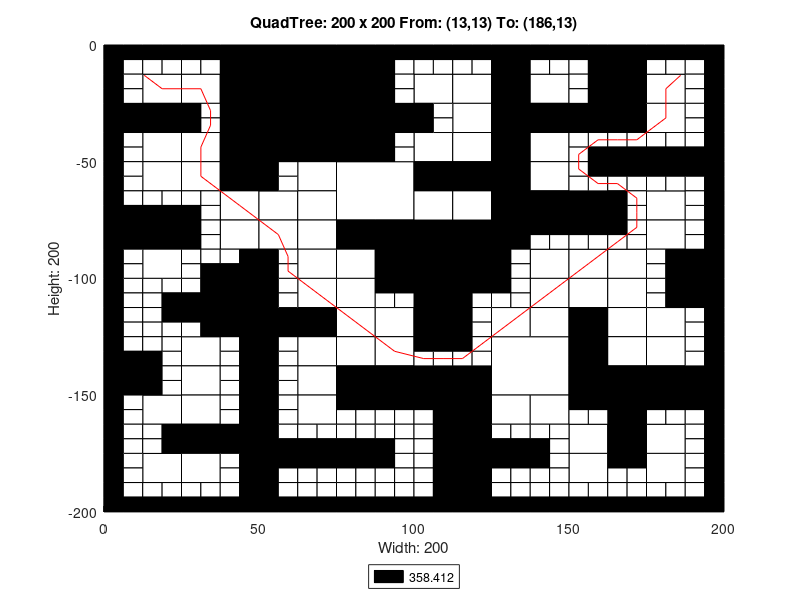

Write MATLAB code to recreate this figure.
axis([0 200 -200 0]);
title('QuadTree: 200 x 200 From: (13,13) To: (186,13)');
xlabel('Width: 200');
ylabel('Height: 200');
rectangle('Position',[50 -25 25 25], 'FaceColor',[0 0 0]);
rectangle('Position',[50 -50 25 25], 'FaceColor',[0 0 0]);
rectangle('Position',[75 -75 25 25], 'FaceColor',[1 1 1]);
rectangle('Position',[100 -100 25 25], 'FaceColor',[0 0 0]);
rectangle('Position',[125 -150 25 25], 'FaceColor',[1 1 1]);
rectangle('Position',[12.5 -25 12.5 12.5], 'FaceColor',[1 1 1]);
rectangle('Position',[37.5 -12.5 12.5 12.5], 'FaceColor',[0 0 0]);
rectangle('Position',[25 -25 12.5 12.5], 'FaceColor',[1 1 1]);
rectangle('Position',[37.5 -25 12.5 12.5], 'FaceColor',[0 0 0]);
rectangle('Position',[0 -37.5 12.5 12.5], 'FaceColor',[0 0 0]);
rectangle('Position',[12.5 -37.5 12.5 12.5], 'FaceColor',[0 0 0]);
rectangle('Position',[12.5 -50 12.5 12.5], 'FaceColor',[1 1 1]);
rectangle('Position',[37.5 -37.5 12.5 12.5], 'FaceColor',[0 0 0]);
rectangle('Position',[25 -50 12.5 12.5], 'FaceColor',[1 1 1]);
rectangle('Position',[37.5 -50 12.5 12.5], 'FaceColor',[0 0 0]);
rectangle('Position',[75 -12.5 12.5 12.5], 'FaceColor',[0 0 0]);
rectangle('Position',[75 -25 12.5 12.5], 'FaceColor',[0 0 0]);
rectangle('Position',[75 -37.5 12.5 12.5], 'FaceColor',[0 0 0]);
rectangle('Position',[87.5 -37.5 12.5 12.5], 'FaceColor',[0 0 0]);
rectangle('Position',[75 -50 12.5 12.5], 'FaceColor',[0 0 0]);
rectangle('Position',[12.5 -62.5 12.5 12.5], 'FaceColor',[1 1 1]);
rectangle('Position',[25 -62.5 12.5 12.5], 'FaceColor',[1 1 1]);
rectangle('Position',[37.5 -62.5 12.5 12.5], 'FaceColor',[0 0 0]);
rectangle('Position',[37.5 -75 12.5 12.5], 'FaceColor',[1 1 1]);
rectangle('Position',[0 -87.5 12.5 12.5], 'FaceColor',[0 0 0]);
rectangle('Position',[12.5 -87.5 12.5 12.5], 'FaceColor',[0 0 0]);
rectangle('Position',[12.5 -100 12.5 12.5], 'FaceColor',[1 1 1]);
rectangle('Position',[37.5 -87.5 12.5 12.5], 'FaceColor',[1 1 1]);
rectangle('Position',[62.5 -62.5 12.5 12.5], 'FaceColor',[1 1 1]);
rectangle('Position',[50 -75 12.5 12.5], 'FaceColor',[1 1 1]);
rectangle('Position',[62.5 -75 12.5 12.5], 'FaceColor',[1 1 1]);
rectangle('Position',[50 -87.5 12.5 12.5], 'FaceColor',[1 1 1]);
rectangle('Position',[62.5 -87.5 12.5 12.5], 'FaceColor',[1 1 1]);
rectangle('Position',[62.5 -100 12.5 12.5], 'FaceColor',[1 1 1]);
rectangle('Position',[75 -87.5 12.5 12.5], 'FaceColor',[0 0 0]);
rectangle('Position',[87.5 -87.5 12.5 12.5], 'FaceColor',[0 0 0]);
rectangle('Position',[75 -100 12.5 12.5], 'FaceColor',[1 1 1]);
rectangle('Position',[87.5 -100 12.5 12.5], 'FaceColor',[0 0 0]);
rectangle('Position',[100 -25 12.5 12.5], 'FaceColor',[1 1 1]);
rectangle('Position',[112.5 -25 12.5 12.5], 'FaceColor',[1 1 1]);
rectangle('Position',[125 -12.5 12.5 12.5], 'FaceColor',[0 0 0]);
rectangle('Position',[125 -25 12.5 12.5], 'FaceColor',[0 0 0]);
rectangle('Position',[137.5 -25 12.5 12.5], 'FaceColor',[1 1 1]);
rectangle('Position',[112.5 -37.5 12.5 12.5], 'FaceColor',[1 1 1]);
rectangle('Position',[100 -50 12.5 12.5], 'FaceColor',[1 1 1]);
rectangle('Position',[112.5 -50 12.5 12.5], 'FaceColor',[1 1 1]);
rectangle('Position',[125 -37.5 12.5 12.5], 'FaceColor',[0 0 0]);
rectangle('Position',[137.5 -37.5 12.5 12.5], 'FaceColor',[0 0 0]);
rectangle('Position',[125 -50 12.5 12.5], 'FaceColor',[0 0 0]);
rectangle('Position',[137.5 -50 12.5 12.5], 'FaceColor',[1 1 1]);
rectangle('Position',[162.5 -12.5 12.5 12.5], 'FaceColor',[0 0 0]);
rectangle('Position',[162.5 -25 12.5 12.5], 'FaceColor',[0 0 0]);
rectangle('Position',[175 -25 12.5 12.5], 'FaceColor',[1 1 1]);
rectangle('Position',[150 -37.5 12.5 12.5], 'FaceColor',[0 0 0]);
rectangle('Position',[162.5 -37.5 12.5 12.5], 'FaceColor',[0 0 0]);
rectangle('Position',[175 -37.5 12.5 12.5], 'FaceColor',[1 1 1]);
rectangle('Position',[100 -62.5 12.5 12.5], 'FaceColor',[0 0 0]);
rectangle('Position',[112.5 -62.5 12.5 12.5], 'FaceColor',[0 0 0]);
rectangle('Position',[100 -75 12.5 12.5], 'FaceColor',[1 1 1]);
rectangle('Position',[112.5 -75 12.5 12.5], 'FaceColor',[1 1 1]);
rectangle('Position',[125 -62.5 12.5 12.5], 'FaceColor',[0 0 0]);
rectangle('Position',[137.5 -62.5 12.5 12.5], 'FaceColor',[1 1 1]);
rectangle('Position',[125 -75 12.5 12.5], 'FaceColor',[0 0 0]);
rectangle('Position',[137.5 -75 12.5 12.5], 'FaceColor',[0 0 0]);
rectangle('Position',[125 -87.5 12.5 12.5], 'FaceColor',[0 0 0]);
rectangle('Position',[137.5 -100 12.5 12.5], 'FaceColor',[1 1 1]);
rectangle('Position',[150 -75 12.5 12.5], 'FaceColor',[0 0 0]);
rectangle('Position',[175 -75 12.5 12.5], 'FaceColor',[1 1 1]);
rectangle('Position',[150 -100 12.5 12.5], 'FaceColor',[1 1 1]);
rectangle('Position',[162.5 -100 12.5 12.5], 'FaceColor',[1 1 1]);
rectangle('Position',[175 -87.5 12.5 12.5], 'FaceColor',[1 1 1]);
rectangle('Position',[187.5 -100 12.5 12.5], 'FaceColor',[0 0 0]);
rectangle('Position',[37.5 -112.5 12.5 12.5], 'FaceColor',[0 0 0]);
rectangle('Position',[37.5 -125 12.5 12.5], 'FaceColor',[0 0 0]);
rectangle('Position',[0 -150 12.5 12.5], 'FaceColor',[0 0 0]);
rectangle('Position',[25 -137.5 12.5 12.5], 'FaceColor',[1 1 1]);
rectangle('Position',[25 -150 12.5 12.5], 'FaceColor',[1 1 1]);
rectangle('Position',[62.5 -112.5 12.5 12.5], 'FaceColor',[1 1 1]);
rectangle('Position',[50 -125 12.5 12.5], 'FaceColor',[0 0 0]);
rectangle('Position',[62.5 -125 12.5 12.5], 'FaceColor',[0 0 0]);
rectangle('Position',[75 -112.5 12.5 12.5], 'FaceColor',[1 1 1]);
rectangle('Position',[75 -125 12.5 12.5], 'FaceColor',[1 1 1]);
rectangle('Position',[87.5 -125 12.5 12.5], 'FaceColor',[1 1 1]);
rectangle('Position',[62.5 -137.5 12.5 12.5], 'FaceColor',[1 1 1]);
rectangle('Position',[62.5 -150 12.5 12.5], 'FaceColor',[1 1 1]);
rectangle('Position',[75 -137.5 12.5 12.5], 'FaceColor',[1 1 1]);
rectangle('Position',[87.5 -137.5 12.5 12.5], 'FaceColor',[1 1 1]);
rectangle('Position',[75 -150 12.5 12.5], 'FaceColor',[0 0 0]);
rectangle('Position',[87.5 -150 12.5 12.5], 'FaceColor',[0 0 0]);
rectangle('Position',[12.5 -162.5 12.5 12.5], 'FaceColor',[1 1 1]);
rectangle('Position',[25 -162.5 12.5 12.5], 'FaceColor',[1 1 1]);
rectangle('Position',[25 -175 12.5 12.5], 'FaceColor',[0 0 0]);
rectangle('Position',[37.5 -175 12.5 12.5], 'FaceColor',[0 0 0]);
rectangle('Position',[12.5 -187.5 12.5 12.5], 'FaceColor',[1 1 1]);
rectangle('Position',[25 -187.5 12.5 12.5], 'FaceColor',[1 1 1]);
rectangle('Position',[62.5 -162.5 12.5 12.5], 'FaceColor',[1 1 1]);
rectangle('Position',[100 -112.5 12.5 12.5], 'FaceColor',[0 0 0]);
rectangle('Position',[100 -125 12.5 12.5], 'FaceColor',[0 0 0]);
rectangle('Position',[137.5 -112.5 12.5 12.5], 'FaceColor',[1 1 1]);
rectangle('Position',[125 -125 12.5 12.5], 'FaceColor',[1 1 1]);
rectangle('Position',[137.5 -125 12.5 12.5], 'FaceColor',[1 1 1]);
rectangle('Position',[100 -150 12.5 12.5], 'FaceColor',[0 0 0]);
rectangle('Position',[112.5 -150 12.5 12.5], 'FaceColor',[0 0 0]);
rectangle('Position',[150 -112.5 12.5 12.5], 'FaceColor',[1 1 1]);
rectangle('Position',[162.5 -112.5 12.5 12.5], 'FaceColor',[1 1 1]);
rectangle('Position',[150 -125 12.5 12.5], 'FaceColor',[0 0 0]);
rectangle('Position',[162.5 -125 12.5 12.5], 'FaceColor',[1 1 1]);
rectangle('Position',[187.5 -112.5 12.5 12.5], 'FaceColor',[0 0 0]);
rectangle('Position',[175 -125 12.5 12.5], 'FaceColor',[1 1 1]);
rectangle('Position',[150 -137.5 12.5 12.5], 'FaceColor',[0 0 0]);
rectangle('Position',[162.5 -137.5 12.5 12.5], 'FaceColor',[1 1 1]);
rectangle('Position',[150 -150 12.5 12.5], 'FaceColor',[0 0 0]);
rectangle('Position',[162.5 -150 12.5 12.5], 'FaceColor',[0 0 0]);
rectangle('Position',[175 -137.5 12.5 12.5], 'FaceColor',[1 1 1]);
rectangle('Position',[175 -150 12.5 12.5], 'FaceColor',[0 0 0]);
rectangle('Position',[187.5 -150 12.5 12.5], 'FaceColor',[0 0 0]);
rectangle('Position',[112.5 -162.5 12.5 12.5], 'FaceColor',[0 0 0]);
rectangle('Position',[112.5 -175 12.5 12.5], 'FaceColor',[0 0 0]);
rectangle('Position',[125 -162.5 12.5 12.5], 'FaceColor',[1 1 1]);
rectangle('Position',[137.5 -162.5 12.5 12.5], 'FaceColor',[1 1 1]);
rectangle('Position',[112.5 -187.5 12.5 12.5], 'FaceColor',[0 0 0]);
rectangle('Position',[112.5 -200 12.5 12.5], 'FaceColor',[0 0 0]);
rectangle('Position',[162.5 -162.5 12.5 12.5], 'FaceColor',[0 0 0]);
rectangle('Position',[150 -175 12.5 12.5], 'FaceColor',[1 1 1]);
rectangle('Position',[162.5 -175 12.5 12.5], 'FaceColor',[0 0 0]);
rectangle('Position',[175 -175 12.5 12.5], 'FaceColor',[1 1 1]);
rectangle('Position',[150 -187.5 12.5 12.5], 'FaceColor',[1 1 1]);
rectangle('Position',[175 -187.5 12.5 12.5], 'FaceColor',[1 1 1]);
rectangle('Position',[0 -6.25 6.25 6.25], 'FaceColor',[0 0 0]);
rectangle('Position',[6.25 -6.25 6.25 6.25], 'FaceColor',[0 0 0]);
rectangle('Position',[0 -12.5 6.25 6.25], 'FaceColor',[0 0 0]);
rectangle('Position',[6.25 -12.5 6.25 6.25], 'FaceColor',[1 1 1]);
rectangle('Position',[12.5 -6.25 6.25 6.25], 'FaceColor',[0 0 0]);
rectangle('Position',[18.75 -6.25 6.25 6.25], 'FaceColor',[0 0 0]);
rectangle('Position',[12.5 -12.5 6.25 6.25], 'FaceColor',[1 1 1]);
rectangle('Position',[18.75 -12.5 6.25 6.25], 'FaceColor',[1 1 1]);
rectangle('Position',[0 -18.75 6.25 6.25], 'FaceColor',[0 0 0]);
rectangle('Position',[6.25 -18.75 6.25 6.25], 'FaceColor',[1 1 1]);
rectangle('Position',[0 -25 6.25 6.25], 'FaceColor',[0 0 0]);
rectangle('Position',[6.25 -25 6.25 6.25], 'FaceColor',[1 1 1]);
rectangle('Position',[25 -6.25 6.25 6.25], 'FaceColor',[0 0 0]);
rectangle('Position',[31.25 -6.25 6.25 6.25], 'FaceColor',[0 0 0]);
rectangle('Position',[25 -12.5 6.25 6.25], 'FaceColor',[1 1 1]);
rectangle('Position',[31.25 -12.5 6.25 6.25], 'FaceColor',[1 1 1]);
rectangle('Position',[0 -43.75 6.25 6.25], 'FaceColor',[0 0 0]);
rectangle('Position',[6.25 -43.75 6.25 6.25], 'FaceColor',[1 1 1]);
rectangle('Position',[0 -50 6.25 6.25], 'FaceColor',[0 0 0]);
rectangle('Position',[6.25 -50 6.25 6.25], 'FaceColor',[1 1 1]);
rectangle('Position',[25 -31.25 6.25 6.25], 'FaceColor',[0 0 0]);
rectangle('Position',[31.25 -31.25 6.25 6.25], 'FaceColor',[1 1 1]);
rectangle('Position',[25 -37.5 6.25 6.25], 'FaceColor',[0 0 0]);
rectangle('Position',[31.25 -37.5 6.25 6.25], 'FaceColor',[1 1 1]);
rectangle('Position',[87.5 -6.25 6.25 6.25], 'FaceColor',[0 0 0]);
rectangle('Position',[93.75 -6.25 6.25 6.25], 'FaceColor',[0 0 0]);
rectangle('Position',[87.5 -12.5 6.25 6.25], 'FaceColor',[0 0 0]);
rectangle('Position',[93.75 -12.5 6.25 6.25], 'FaceColor',[1 1 1]);
rectangle('Position',[87.5 -18.75 6.25 6.25], 'FaceColor',[0 0 0]);
rectangle('Position',[93.75 -18.75 6.25 6.25], 'FaceColor',[1 1 1]);
rectangle('Position',[87.5 -25 6.25 6.25], 'FaceColor',[0 0 0]);
rectangle('Position',[93.75 -25 6.25 6.25], 'FaceColor',[1 1 1]);
rectangle('Position',[87.5 -43.75 6.25 6.25], 'FaceColor',[0 0 0]);
rectangle('Position',[93.75 -43.75 6.25 6.25], 'FaceColor',[1 1 1]);
rectangle('Position',[87.5 -50 6.25 6.25], 'FaceColor',[0 0 0]);
rectangle('Position',[93.75 -50 6.25 6.25], 'FaceColor',[1 1 1]);
rectangle('Position',[0 -56.25 6.25 6.25], 'FaceColor',[0 0 0]);
rectangle('Position',[6.25 -56.25 6.25 6.25], 'FaceColor',[1 1 1]);
rectangle('Position',[0 -62.5 6.25 6.25], 'FaceColor',[0 0 0]);
rectangle('Position',[6.25 -62.5 6.25 6.25], 'FaceColor',[1 1 1]);
rectangle('Position',[0 -68.75 6.25 6.25], 'FaceColor',[0 0 0]);
rectangle('Position',[6.25 -68.75 6.25 6.25], 'FaceColor',[1 1 1]);
rectangle('Position',[0 -75 6.25 6.25], 'FaceColor',[0 0 0]);
rectangle('Position',[6.25 -75 6.25 6.25], 'FaceColor',[0 0 0]);
rectangle('Position',[12.5 -68.75 6.25 6.25], 'FaceColor',[1 1 1]);
rectangle('Position',[18.75 -68.75 6.25 6.25], 'FaceColor',[1 1 1]);
rectangle('Position',[12.5 -75 6.25 6.25], 'FaceColor',[0 0 0]);
rectangle('Position',[18.75 -75 6.25 6.25], 'FaceColor',[0 0 0]);
rectangle('Position',[25 -68.75 6.25 6.25], 'FaceColor',[1 1 1]);
rectangle('Position',[31.25 -68.75 6.25 6.25], 'FaceColor',[1 1 1]);
rectangle('Position',[25 -75 6.25 6.25], 'FaceColor',[0 0 0]);
rectangle('Position',[31.25 -75 6.25 6.25], 'FaceColor',[1 1 1]);
rectangle('Position',[0 -93.75 6.25 6.25], 'FaceColor',[0 0 0]);
rectangle('Position',[6.25 -93.75 6.25 6.25], 'FaceColor',[1 1 1]);
rectangle('Position',[0 -100 6.25 6.25], 'FaceColor',[0 0 0]);
rectangle('Position',[6.25 -100 6.25 6.25], 'FaceColor',[1 1 1]);
rectangle('Position',[25 -81.25 6.25 6.25], 'FaceColor',[0 0 0]);
rectangle('Position',[31.25 -81.25 6.25 6.25], 'FaceColor',[1 1 1]);
rectangle('Position',[25 -87.5 6.25 6.25], 'FaceColor',[0 0 0]);
rectangle('Position',[31.25 -87.5 6.25 6.25], 'FaceColor',[1 1 1]);
rectangle('Position',[25 -93.75 6.25 6.25], 'FaceColor',[1 1 1]);
rectangle('Position',[31.25 -93.75 6.25 6.25], 'FaceColor',[1 1 1]);
rectangle('Position',[25 -100 6.25 6.25], 'FaceColor',[1 1 1]);
rectangle('Position',[31.25 -100 6.25 6.25], 'FaceColor',[0 0 0]);
rectangle('Position',[37.5 -93.75 6.25 6.25], 'FaceColor',[1 1 1]);
rectangle('Position',[43.75 -93.75 6.25 6.25], 'FaceColor',[0 0 0]);
rectangle('Position',[37.5 -100 6.25 6.25], 'FaceColor',[0 0 0]);
rectangle('Position',[43.75 -100 6.25 6.25], 'FaceColor',[0 0 0]);
rectangle('Position',[50 -56.25 6.25 6.25], 'FaceColor',[0 0 0]);
rectangle('Position',[56.25 -56.25 6.25 6.25], 'FaceColor',[1 1 1]);
rectangle('Position',[50 -62.5 6.25 6.25], 'FaceColor',[0 0 0]);
rectangle('Position',[56.25 -62.5 6.25 6.25], 'FaceColor',[1 1 1]);
rectangle('Position',[50 -93.75 6.25 6.25], 'FaceColor',[0 0 0]);
rectangle('Position',[56.25 -93.75 6.25 6.25], 'FaceColor',[1 1 1]);
rectangle('Position',[50 -100 6.25 6.25], 'FaceColor',[0 0 0]);
rectangle('Position',[56.25 -100 6.25 6.25], 'FaceColor',[1 1 1]);
rectangle('Position',[100 -6.25 6.25 6.25], 'FaceColor',[0 0 0]);
rectangle('Position',[106.25 -6.25 6.25 6.25], 'FaceColor',[0 0 0]);
rectangle('Position',[100 -12.5 6.25 6.25], 'FaceColor',[1 1 1]);
rectangle('Position',[106.25 -12.5 6.25 6.25], 'FaceColor',[1 1 1]);
rectangle('Position',[112.5 -6.25 6.25 6.25], 'FaceColor',[0 0 0]);
rectangle('Position',[118.75 -6.25 6.25 6.25], 'FaceColor',[0 0 0]);
rectangle('Position',[112.5 -12.5 6.25 6.25], 'FaceColor',[1 1 1]);
rectangle('Position',[118.75 -12.5 6.25 6.25], 'FaceColor',[1 1 1]);
rectangle('Position',[137.5 -6.25 6.25 6.25], 'FaceColor',[0 0 0]);
rectangle('Position',[143.75 -6.25 6.25 6.25], 'FaceColor',[0 0 0]);
rectangle('Position',[137.5 -12.5 6.25 6.25], 'FaceColor',[1 1 1]);
rectangle('Position',[143.75 -12.5 6.25 6.25], 'FaceColor',[1 1 1]);
rectangle('Position',[100 -31.25 6.25 6.25], 'FaceColor',[0 0 0]);
rectangle('Position',[106.25 -31.25 6.25 6.25], 'FaceColor',[1 1 1]);
rectangle('Position',[100 -37.5 6.25 6.25], 'FaceColor',[0 0 0]);
rectangle('Position',[106.25 -37.5 6.25 6.25], 'FaceColor',[1 1 1]);
rectangle('Position',[150 -6.25 6.25 6.25], 'FaceColor',[0 0 0]);
rectangle('Position',[156.25 -6.25 6.25 6.25], 'FaceColor',[0 0 0]);
rectangle('Position',[150 -12.5 6.25 6.25], 'FaceColor',[1 1 1]);
rectangle('Position',[156.25 -12.5 6.25 6.25], 'FaceColor',[0 0 0]);
rectangle('Position',[150 -18.75 6.25 6.25], 'FaceColor',[1 1 1]);
rectangle('Position',[156.25 -18.75 6.25 6.25], 'FaceColor',[0 0 0]);
rectangle('Position',[150 -25 6.25 6.25], 'FaceColor',[1 1 1]);
rectangle('Position',[156.25 -25 6.25 6.25], 'FaceColor',[0 0 0]);
rectangle('Position',[175 -6.25 6.25 6.25], 'FaceColor',[0 0 0]);
rectangle('Position',[181.25 -6.25 6.25 6.25], 'FaceColor',[0 0 0]);
rectangle('Position',[175 -12.5 6.25 6.25], 'FaceColor',[1 1 1]);
rectangle('Position',[181.25 -12.5 6.25 6.25], 'FaceColor',[1 1 1]);
rectangle('Position',[187.5 -6.25 6.25 6.25], 'FaceColor',[0 0 0]);
rectangle('Position',[193.75 -6.25 6.25 6.25], 'FaceColor',[0 0 0]);
rectangle('Position',[187.5 -12.5 6.25 6.25], 'FaceColor',[1 1 1]);
rectangle('Position',[193.75 -12.5 6.25 6.25], 'FaceColor',[0 0 0]);
rectangle('Position',[187.5 -18.75 6.25 6.25], 'FaceColor',[1 1 1]);
rectangle('Position',[193.75 -18.75 6.25 6.25], 'FaceColor',[0 0 0]);
rectangle('Position',[187.5 -25 6.25 6.25], 'FaceColor',[1 1 1]);
rectangle('Position',[193.75 -25 6.25 6.25], 'FaceColor',[0 0 0]);
rectangle('Position',[150 -43.75 6.25 6.25], 'FaceColor',[1 1 1]);
rectangle('Position',[156.25 -43.75 6.25 6.25], 'FaceColor',[1 1 1]);
rectangle('Position',[150 -50 6.25 6.25], 'FaceColor',[1 1 1]);
rectangle('Position',[156.25 -50 6.25 6.25], 'FaceColor',[0 0 0]);
rectangle('Position',[162.5 -43.75 6.25 6.25], 'FaceColor',[1 1 1]);
rectangle('Position',[168.75 -43.75 6.25 6.25], 'FaceColor',[1 1 1]);
rectangle('Position',[162.5 -50 6.25 6.25], 'FaceColor',[0 0 0]);
rectangle('Position',[168.75 -50 6.25 6.25], 'FaceColor',[0 0 0]);
rectangle('Position',[187.5 -31.25 6.25 6.25], 'FaceColor',[1 1 1]);
rectangle('Position',[193.75 -31.25 6.25 6.25], 'FaceColor',[0 0 0]);
rectangle('Position',[187.5 -37.5 6.25 6.25], 'FaceColor',[1 1 1]);
rectangle('Position',[193.75 -37.5 6.25 6.25], 'FaceColor',[0 0 0]);
rectangle('Position',[175 -43.75 6.25 6.25], 'FaceColor',[1 1 1]);
rectangle('Position',[181.25 -43.75 6.25 6.25], 'FaceColor',[1 1 1]);
rectangle('Position',[175 -50 6.25 6.25], 'FaceColor',[0 0 0]);
rectangle('Position',[181.25 -50 6.25 6.25], 'FaceColor',[0 0 0]);
rectangle('Position',[187.5 -43.75 6.25 6.25], 'FaceColor',[1 1 1]);
rectangle('Position',[193.75 -43.75 6.25 6.25], 'FaceColor',[0 0 0]);
rectangle('Position',[187.5 -50 6.25 6.25], 'FaceColor',[0 0 0]);
rectangle('Position',[193.75 -50 6.25 6.25], 'FaceColor',[0 0 0]);
rectangle('Position',[137.5 -81.25 6.25 6.25], 'FaceColor',[0 0 0]);
rectangle('Position',[143.75 -81.25 6.25 6.25], 'FaceColor',[0 0 0]);
rectangle('Position',[137.5 -87.5 6.25 6.25], 'FaceColor',[1 1 1]);
rectangle('Position',[143.75 -87.5 6.25 6.25], 'FaceColor',[1 1 1]);
rectangle('Position',[125 -93.75 6.25 6.25], 'FaceColor',[0 0 0]);
rectangle('Position',[131.25 -93.75 6.25 6.25], 'FaceColor',[1 1 1]);
rectangle('Position',[125 -100 6.25 6.25], 'FaceColor',[0 0 0]);
rectangle('Position',[131.25 -100 6.25 6.25], 'FaceColor',[1 1 1]);
rectangle('Position',[150 -56.25 6.25 6.25], 'FaceColor',[1 1 1]);
rectangle('Position',[156.25 -56.25 6.25 6.25], 'FaceColor',[0 0 0]);
rectangle('Position',[150 -62.5 6.25 6.25], 'FaceColor',[1 1 1]);
rectangle('Position',[156.25 -62.5 6.25 6.25], 'FaceColor',[1 1 1]);
rectangle('Position',[162.5 -56.25 6.25 6.25], 'FaceColor',[0 0 0]);
rectangle('Position',[168.75 -56.25 6.25 6.25], 'FaceColor',[0 0 0]);
rectangle('Position',[162.5 -62.5 6.25 6.25], 'FaceColor',[1 1 1]);
rectangle('Position',[168.75 -62.5 6.25 6.25], 'FaceColor',[1 1 1]);
rectangle('Position',[162.5 -68.75 6.25 6.25], 'FaceColor',[0 0 0]);
rectangle('Position',[168.75 -68.75 6.25 6.25], 'FaceColor',[1 1 1]);
rectangle('Position',[162.5 -75 6.25 6.25], 'FaceColor',[0 0 0]);
rectangle('Position',[168.75 -75 6.25 6.25], 'FaceColor',[1 1 1]);
rectangle('Position',[175 -56.25 6.25 6.25], 'FaceColor',[0 0 0]);
rectangle('Position',[181.25 -56.25 6.25 6.25], 'FaceColor',[0 0 0]);
rectangle('Position',[175 -62.5 6.25 6.25], 'FaceColor',[1 1 1]);
rectangle('Position',[181.25 -62.5 6.25 6.25], 'FaceColor',[1 1 1]);
rectangle('Position',[187.5 -56.25 6.25 6.25], 'FaceColor',[0 0 0]);
rectangle('Position',[193.75 -56.25 6.25 6.25], 'FaceColor',[0 0 0]);
rectangle('Position',[187.5 -62.5 6.25 6.25], 'FaceColor',[1 1 1]);
rectangle('Position',[193.75 -62.5 6.25 6.25], 'FaceColor',[0 0 0]);
rectangle('Position',[187.5 -68.75 6.25 6.25], 'FaceColor',[1 1 1]);
rectangle('Position',[193.75 -68.75 6.25 6.25], 'FaceColor',[0 0 0]);
rectangle('Position',[187.5 -75 6.25 6.25], 'FaceColor',[1 1 1]);
rectangle('Position',[193.75 -75 6.25 6.25], 'FaceColor',[0 0 0]);
rectangle('Position',[150 -81.25 6.25 6.25], 'FaceColor',[0 0 0]);
rectangle('Position',[156.25 -81.25 6.25 6.25], 'FaceColor',[0 0 0]);
rectangle('Position',[150 -87.5 6.25 6.25], 'FaceColor',[1 1 1]);
rectangle('Position',[156.25 -87.5 6.25 6.25], 'FaceColor',[1 1 1]);
rectangle('Position',[162.5 -81.25 6.25 6.25], 'FaceColor',[0 0 0]);
rectangle('Position',[168.75 -81.25 6.25 6.25], 'FaceColor',[1 1 1]);
rectangle('Position',[162.5 -87.5 6.25 6.25], 'FaceColor',[1 1 1]);
rectangle('Position',[168.75 -87.5 6.25 6.25], 'FaceColor',[1 1 1]);
rectangle('Position',[187.5 -81.25 6.25 6.25], 'FaceColor',[1 1 1]);
rectangle('Position',[193.75 -81.25 6.25 6.25], 'FaceColor',[0 0 0]);
rectangle('Position',[187.5 -87.5 6.25 6.25], 'FaceColor',[1 1 1]);
rectangle('Position',[193.75 -87.5 6.25 6.25], 'FaceColor',[0 0 0]);
rectangle('Position',[175 -93.75 6.25 6.25], 'FaceColor',[1 1 1]);
rectangle('Position',[181.25 -93.75 6.25 6.25], 'FaceColor',[0 0 0]);
rectangle('Position',[175 -100 6.25 6.25], 'FaceColor',[1 1 1]);
rectangle('Position',[181.25 -100 6.25 6.25], 'FaceColor',[0 0 0]);
rectangle('Position',[0 -106.25 6.25 6.25], 'FaceColor',[0 0 0]);
rectangle('Position',[6.25 -106.25 6.25 6.25], 'FaceColor',[1 1 1]);
rectangle('Position',[0 -112.5 6.25 6.25], 'FaceColor',[0 0 0]);
rectangle('Position',[6.25 -112.5 6.25 6.25], 'FaceColor',[1 1 1]);
rectangle('Position',[12.5 -106.25 6.25 6.25], 'FaceColor',[1 1 1]);
rectangle('Position',[18.75 -106.25 6.25 6.25], 'FaceColor',[1 1 1]);
rectangle('Position',[12.5 -112.5 6.25 6.25], 'FaceColor',[1 1 1]);
rectangle('Position',[18.75 -112.5 6.25 6.25], 'FaceColor',[0 0 0]);
rectangle('Position',[0 -118.75 6.25 6.25], 'FaceColor',[0 0 0]);
rectangle('Position',[6.25 -118.75 6.25 6.25], 'FaceColor',[1 1 1]);
rectangle('Position',[0 -125 6.25 6.25], 'FaceColor',[0 0 0]);
rectangle('Position',[6.25 -125 6.25 6.25], 'FaceColor',[1 1 1]);
rectangle('Position',[12.5 -118.75 6.25 6.25], 'FaceColor',[1 1 1]);
rectangle('Position',[18.75 -118.75 6.25 6.25], 'FaceColor',[0 0 0]);
rectangle('Position',[12.5 -125 6.25 6.25], 'FaceColor',[1 1 1]);
rectangle('Position',[18.75 -125 6.25 6.25], 'FaceColor',[1 1 1]);
rectangle('Position',[25 -106.25 6.25 6.25], 'FaceColor',[1 1 1]);
rectangle('Position',[31.25 -106.25 6.25 6.25], 'FaceColor',[0 0 0]);
rectangle('Position',[25 -112.5 6.25 6.25], 'FaceColor',[0 0 0]);
rectangle('Position',[31.25 -112.5 6.25 6.25], 'FaceColor',[0 0 0]);
rectangle('Position',[25 -118.75 6.25 6.25], 'FaceColor',[0 0 0]);
rectangle('Position',[31.25 -118.75 6.25 6.25], 'FaceColor',[0 0 0]);
rectangle('Position',[25 -125 6.25 6.25], 'FaceColor',[1 1 1]);
rectangle('Position',[31.25 -125 6.25 6.25], 'FaceColor',[0 0 0]);
rectangle('Position',[0 -131.25 6.25 6.25], 'FaceColor',[0 0 0]);
rectangle('Position',[6.25 -131.25 6.25 6.25], 'FaceColor',[1 1 1]);
rectangle('Position',[0 -137.5 6.25 6.25], 'FaceColor',[0 0 0]);
rectangle('Position',[6.25 -137.5 6.25 6.25], 'FaceColor',[0 0 0]);
rectangle('Position',[12.5 -131.25 6.25 6.25], 'FaceColor',[1 1 1]);
rectangle('Position',[18.75 -131.25 6.25 6.25], 'FaceColor',[1 1 1]);
rectangle('Position',[12.5 -137.5 6.25 6.25], 'FaceColor',[0 0 0]);
rectangle('Position',[18.75 -137.5 6.25 6.25], 'FaceColor',[1 1 1]);
rectangle('Position',[12.5 -143.75 6.25 6.25], 'FaceColor',[0 0 0]);
rectangle('Position',[18.75 -143.75 6.25 6.25], 'FaceColor',[1 1 1]);
rectangle('Position',[12.5 -150 6.25 6.25], 'FaceColor',[0 0 0]);
rectangle('Position',[18.75 -150 6.25 6.25], 'FaceColor',[1 1 1]);
rectangle('Position',[37.5 -131.25 6.25 6.25], 'FaceColor',[1 1 1]);
rectangle('Position',[43.75 -131.25 6.25 6.25], 'FaceColor',[0 0 0]);
rectangle('Position',[37.5 -137.5 6.25 6.25], 'FaceColor',[1 1 1]);
rectangle('Position',[43.75 -137.5 6.25 6.25], 'FaceColor',[0 0 0]);
rectangle('Position',[37.5 -143.75 6.25 6.25], 'FaceColor',[1 1 1]);
rectangle('Position',[43.75 -143.75 6.25 6.25], 'FaceColor',[0 0 0]);
rectangle('Position',[37.5 -150 6.25 6.25], 'FaceColor',[1 1 1]);
rectangle('Position',[43.75 -150 6.25 6.25], 'FaceColor',[0 0 0]);
rectangle('Position',[50 -106.25 6.25 6.25], 'FaceColor',[0 0 0]);
rectangle('Position',[56.25 -106.25 6.25 6.25], 'FaceColor',[1 1 1]);
rectangle('Position',[50 -112.5 6.25 6.25], 'FaceColor',[0 0 0]);
rectangle('Position',[56.25 -112.5 6.25 6.25], 'FaceColor',[1 1 1]);
rectangle('Position',[87.5 -106.25 6.25 6.25], 'FaceColor',[0 0 0]);
rectangle('Position',[93.75 -106.25 6.25 6.25], 'FaceColor',[0 0 0]);
rectangle('Position',[87.5 -112.5 6.25 6.25], 'FaceColor',[1 1 1]);
rectangle('Position',[93.75 -112.5 6.25 6.25], 'FaceColor',[1 1 1]);
rectangle('Position',[50 -131.25 6.25 6.25], 'FaceColor',[0 0 0]);
rectangle('Position',[56.25 -131.25 6.25 6.25], 'FaceColor',[1 1 1]);
rectangle('Position',[50 -137.5 6.25 6.25], 'FaceColor',[0 0 0]);
rectangle('Position',[56.25 -137.5 6.25 6.25], 'FaceColor',[1 1 1]);
rectangle('Position',[50 -143.75 6.25 6.25], 'FaceColor',[0 0 0]);
rectangle('Position',[56.25 -143.75 6.25 6.25], 'FaceColor',[1 1 1]);
rectangle('Position',[50 -150 6.25 6.25], 'FaceColor',[0 0 0]);
rectangle('Position',[56.25 -150 6.25 6.25], 'FaceColor',[1 1 1]);
rectangle('Position',[0 -156.25 6.25 6.25], 'FaceColor',[0 0 0]);
rectangle('Position',[6.25 -156.25 6.25 6.25], 'FaceColor',[1 1 1]);
rectangle('Position',[0 -162.5 6.25 6.25], 'FaceColor',[0 0 0]);
rectangle('Position',[6.25 -162.5 6.25 6.25], 'FaceColor',[1 1 1]);
rectangle('Position',[0 -168.75 6.25 6.25], 'FaceColor',[0 0 0]);
rectangle('Position',[6.25 -168.75 6.25 6.25], 'FaceColor',[1 1 1]);
rectangle('Position',[0 -175 6.25 6.25], 'FaceColor',[0 0 0]);
rectangle('Position',[6.25 -175 6.25 6.25], 'FaceColor',[1 1 1]);
rectangle('Position',[12.5 -168.75 6.25 6.25], 'FaceColor',[1 1 1]);
rectangle('Position',[18.75 -168.75 6.25 6.25], 'FaceColor',[0 0 0]);
rectangle('Position',[12.5 -175 6.25 6.25], 'FaceColor',[1 1 1]);
rectangle('Position',[18.75 -175 6.25 6.25], 'FaceColor',[0 0 0]);
rectangle('Position',[37.5 -156.25 6.25 6.25], 'FaceColor',[1 1 1]);
rectangle('Position',[43.75 -156.25 6.25 6.25], 'FaceColor',[0 0 0]);
rectangle('Position',[37.5 -162.5 6.25 6.25], 'FaceColor',[1 1 1]);
rectangle('Position',[43.75 -162.5 6.25 6.25], 'FaceColor',[0 0 0]);
rectangle('Position',[0 -181.25 6.25 6.25], 'FaceColor',[0 0 0]);
rectangle('Position',[6.25 -181.25 6.25 6.25], 'FaceColor',[1 1 1]);
rectangle('Position',[0 -187.5 6.25 6.25], 'FaceColor',[0 0 0]);
rectangle('Position',[6.25 -187.5 6.25 6.25], 'FaceColor',[1 1 1]);
rectangle('Position',[0 -193.75 6.25 6.25], 'FaceColor',[0 0 0]);
rectangle('Position',[6.25 -193.75 6.25 6.25], 'FaceColor',[1 1 1]);
rectangle('Position',[0 -200 6.25 6.25], 'FaceColor',[0 0 0]);
rectangle('Position',[6.25 -200 6.25 6.25], 'FaceColor',[0 0 0]);
rectangle('Position',[12.5 -193.75 6.25 6.25], 'FaceColor',[1 1 1]);
rectangle('Position',[18.75 -193.75 6.25 6.25], 'FaceColor',[1 1 1]);
rectangle('Position',[12.5 -200 6.25 6.25], 'FaceColor',[0 0 0]);
rectangle('Position',[18.75 -200 6.25 6.25], 'FaceColor',[0 0 0]);
rectangle('Position',[37.5 -181.25 6.25 6.25], 'FaceColor',[1 1 1]);
rectangle('Position',[43.75 -181.25 6.25 6.25], 'FaceColor',[0 0 0]);
rectangle('Position',[37.5 -187.5 6.25 6.25], 'FaceColor',[1 1 1]);
rectangle('Position',[43.75 -187.5 6.25 6.25], 'FaceColor',[0 0 0]);
rectangle('Position',[25 -193.75 6.25 6.25], 'FaceColor',[1 1 1]);
rectangle('Position',[31.25 -193.75 6.25 6.25], 'FaceColor',[1 1 1]);
rectangle('Position',[25 -200 6.25 6.25], 'FaceColor',[0 0 0]);
rectangle('Position',[31.25 -200 6.25 6.25], 'FaceColor',[0 0 0]);
rectangle('Position',[37.5 -193.75 6.25 6.25], 'FaceColor',[1 1 1]);
rectangle('Position',[43.75 -193.75 6.25 6.25], 'FaceColor',[0 0 0]);
rectangle('Position',[37.5 -200 6.25 6.25], 'FaceColor',[0 0 0]);
rectangle('Position',[43.75 -200 6.25 6.25], 'FaceColor',[0 0 0]);
rectangle('Position',[50 -156.25 6.25 6.25], 'FaceColor',[0 0 0]);
rectangle('Position',[56.25 -156.25 6.25 6.25], 'FaceColor',[1 1 1]);
rectangle('Position',[50 -162.5 6.25 6.25], 'FaceColor',[0 0 0]);
rectangle('Position',[56.25 -162.5 6.25 6.25], 'FaceColor',[1 1 1]);
rectangle('Position',[50 -168.75 6.25 6.25], 'FaceColor',[0 0 0]);
rectangle('Position',[56.25 -168.75 6.25 6.25], 'FaceColor',[1 1 1]);
rectangle('Position',[50 -175 6.25 6.25], 'FaceColor',[0 0 0]);
rectangle('Position',[56.25 -175 6.25 6.25], 'FaceColor',[0 0 0]);
rectangle('Position',[62.5 -168.75 6.25 6.25], 'FaceColor',[1 1 1]);
rectangle('Position',[68.75 -168.75 6.25 6.25], 'FaceColor',[1 1 1]);
rectangle('Position',[62.5 -175 6.25 6.25], 'FaceColor',[0 0 0]);
rectangle('Position',[68.75 -175 6.25 6.25], 'FaceColor',[0 0 0]);
rectangle('Position',[75 -156.25 6.25 6.25], 'FaceColor',[0 0 0]);
rectangle('Position',[81.25 -156.25 6.25 6.25], 'FaceColor',[0 0 0]);
rectangle('Position',[75 -162.5 6.25 6.25], 'FaceColor',[1 1 1]);
rectangle('Position',[81.25 -162.5 6.25 6.25], 'FaceColor',[1 1 1]);
rectangle('Position',[87.5 -156.25 6.25 6.25], 'FaceColor',[0 0 0]);
rectangle('Position',[93.75 -156.25 6.25 6.25], 'FaceColor',[0 0 0]);
rectangle('Position',[87.5 -162.5 6.25 6.25], 'FaceColor',[1 1 1]);
rectangle('Position',[93.75 -162.5 6.25 6.25], 'FaceColor',[1 1 1]);
rectangle('Position',[75 -168.75 6.25 6.25], 'FaceColor',[1 1 1]);
rectangle('Position',[81.25 -168.75 6.25 6.25], 'FaceColor',[1 1 1]);
rectangle('Position',[75 -175 6.25 6.25], 'FaceColor',[0 0 0]);
rectangle('Position',[81.25 -175 6.25 6.25], 'FaceColor',[0 0 0]);
rectangle('Position',[87.5 -168.75 6.25 6.25], 'FaceColor',[1 1 1]);
rectangle('Position',[93.75 -168.75 6.25 6.25], 'FaceColor',[1 1 1]);
rectangle('Position',[87.5 -175 6.25 6.25], 'FaceColor',[0 0 0]);
rectangle('Position',[93.75 -175 6.25 6.25], 'FaceColor',[1 1 1]);
rectangle('Position',[50 -181.25 6.25 6.25], 'FaceColor',[0 0 0]);
rectangle('Position',[56.25 -181.25 6.25 6.25], 'FaceColor',[0 0 0]);
rectangle('Position',[50 -187.5 6.25 6.25], 'FaceColor',[0 0 0]);
rectangle('Position',[56.25 -187.5 6.25 6.25], 'FaceColor',[1 1 1]);
rectangle('Position',[62.5 -181.25 6.25 6.25], 'FaceColor',[0 0 0]);
rectangle('Position',[68.75 -181.25 6.25 6.25], 'FaceColor',[0 0 0]);
rectangle('Position',[62.5 -187.5 6.25 6.25], 'FaceColor',[1 1 1]);
rectangle('Position',[68.75 -187.5 6.25 6.25], 'FaceColor',[1 1 1]);
rectangle('Position',[50 -193.75 6.25 6.25], 'FaceColor',[0 0 0]);
rectangle('Position',[56.25 -193.75 6.25 6.25], 'FaceColor',[1 1 1]);
rectangle('Position',[50 -200 6.25 6.25], 'FaceColor',[0 0 0]);
rectangle('Position',[56.25 -200 6.25 6.25], 'FaceColor',[0 0 0]);
rectangle('Position',[62.5 -193.75 6.25 6.25], 'FaceColor',[1 1 1]);
rectangle('Position',[68.75 -193.75 6.25 6.25], 'FaceColor',[1 1 1]);
rectangle('Position',[62.5 -200 6.25 6.25], 'FaceColor',[0 0 0]);
rectangle('Position',[68.75 -200 6.25 6.25], 'FaceColor',[0 0 0]);
rectangle('Position',[75 -181.25 6.25 6.25], 'FaceColor',[0 0 0]);
rectangle('Position',[81.25 -181.25 6.25 6.25], 'FaceColor',[0 0 0]);
rectangle('Position',[75 -187.5 6.25 6.25], 'FaceColor',[1 1 1]);
rectangle('Position',[81.25 -187.5 6.25 6.25], 'FaceColor',[1 1 1]);
rectangle('Position',[87.5 -181.25 6.25 6.25], 'FaceColor',[0 0 0]);
rectangle('Position',[93.75 -181.25 6.25 6.25], 'FaceColor',[1 1 1]);
rectangle('Position',[87.5 -187.5 6.25 6.25], 'FaceColor',[1 1 1]);
rectangle('Position',[93.75 -187.5 6.25 6.25], 'FaceColor',[1 1 1]);
rectangle('Position',[75 -193.75 6.25 6.25], 'FaceColor',[1 1 1]);
rectangle('Position',[81.25 -193.75 6.25 6.25], 'FaceColor',[1 1 1]);
rectangle('Position',[75 -200 6.25 6.25], 'FaceColor',[0 0 0]);
rectangle('Position',[81.25 -200 6.25 6.25], 'FaceColor',[0 0 0]);
rectangle('Position',[87.5 -193.75 6.25 6.25], 'FaceColor',[1 1 1]);
rectangle('Position',[93.75 -193.75 6.25 6.25], 'FaceColor',[1 1 1]);
rectangle('Position',[87.5 -200 6.25 6.25], 'FaceColor',[0 0 0]);
rectangle('Position',[93.75 -200 6.25 6.25], 'FaceColor',[0 0 0]);
rectangle('Position',[112.5 -106.25 6.25 6.25], 'FaceColor',[0 0 0]);
rectangle('Position',[118.75 -106.25 6.25 6.25], 'FaceColor',[0 0 0]);
rectangle('Position',[112.5 -112.5 6.25 6.25], 'FaceColor',[0 0 0]);
rectangle('Position',[118.75 -112.5 6.25 6.25], 'FaceColor',[1 1 1]);
rectangle('Position',[112.5 -118.75 6.25 6.25], 'FaceColor',[0 0 0]);
rectangle('Position',[118.75 -118.75 6.25 6.25], 'FaceColor',[1 1 1]);
rectangle('Position',[112.5 -125 6.25 6.25], 'FaceColor',[0 0 0]);
rectangle('Position',[118.75 -125 6.25 6.25], 'FaceColor',[1 1 1]);
rectangle('Position',[125 -106.25 6.25 6.25], 'FaceColor',[0 0 0]);
rectangle('Position',[131.25 -106.25 6.25 6.25], 'FaceColor',[1 1 1]);
rectangle('Position',[125 -112.5 6.25 6.25], 'FaceColor',[1 1 1]);
rectangle('Position',[131.25 -112.5 6.25 6.25], 'FaceColor',[1 1 1]);
rectangle('Position',[100 -131.25 6.25 6.25], 'FaceColor',[0 0 0]);
rectangle('Position',[106.25 -131.25 6.25 6.25], 'FaceColor',[0 0 0]);
rectangle('Position',[100 -137.5 6.25 6.25], 'FaceColor',[1 1 1]);
rectangle('Position',[106.25 -137.5 6.25 6.25], 'FaceColor',[1 1 1]);
rectangle('Position',[112.5 -131.25 6.25 6.25], 'FaceColor',[0 0 0]);
rectangle('Position',[118.75 -131.25 6.25 6.25], 'FaceColor',[1 1 1]);
rectangle('Position',[112.5 -137.5 6.25 6.25], 'FaceColor',[1 1 1]);
rectangle('Position',[118.75 -137.5 6.25 6.25], 'FaceColor',[1 1 1]);
rectangle('Position',[175 -106.25 6.25 6.25], 'FaceColor',[1 1 1]);
rectangle('Position',[181.25 -106.25 6.25 6.25], 'FaceColor',[0 0 0]);
rectangle('Position',[175 -112.5 6.25 6.25], 'FaceColor',[1 1 1]);
rectangle('Position',[181.25 -112.5 6.25 6.25], 'FaceColor',[0 0 0]);
rectangle('Position',[187.5 -118.75 6.25 6.25], 'FaceColor',[1 1 1]);
rectangle('Position',[193.75 -118.75 6.25 6.25], 'FaceColor',[0 0 0]);
rectangle('Position',[187.5 -125 6.25 6.25], 'FaceColor',[1 1 1]);
rectangle('Position',[193.75 -125 6.25 6.25], 'FaceColor',[0 0 0]);
rectangle('Position',[187.5 -131.25 6.25 6.25], 'FaceColor',[1 1 1]);
rectangle('Position',[193.75 -131.25 6.25 6.25], 'FaceColor',[0 0 0]);
rectangle('Position',[187.5 -137.5 6.25 6.25], 'FaceColor',[1 1 1]);
rectangle('Position',[193.75 -137.5 6.25 6.25], 'FaceColor',[0 0 0]);
rectangle('Position',[100 -156.25 6.25 6.25], 'FaceColor',[0 0 0]);
rectangle('Position',[106.25 -156.25 6.25 6.25], 'FaceColor',[0 0 0]);
rectangle('Position',[100 -162.5 6.25 6.25], 'FaceColor',[1 1 1]);
rectangle('Position',[106.25 -162.5 6.25 6.25], 'FaceColor',[0 0 0]);
rectangle('Position',[100 -168.75 6.25 6.25], 'FaceColor',[1 1 1]);
rectangle('Position',[106.25 -168.75 6.25 6.25], 'FaceColor',[0 0 0]);
rectangle('Position',[100 -175 6.25 6.25], 'FaceColor',[1 1 1]);
rectangle('Position',[106.25 -175 6.25 6.25], 'FaceColor',[0 0 0]);
rectangle('Position',[125 -168.75 6.25 6.25], 'FaceColor',[1 1 1]);
rectangle('Position',[131.25 -168.75 6.25 6.25], 'FaceColor',[1 1 1]);
rectangle('Position',[125 -175 6.25 6.25], 'FaceColor',[0 0 0]);
rectangle('Position',[131.25 -175 6.25 6.25], 'FaceColor',[0 0 0]);
rectangle('Position',[137.5 -168.75 6.25 6.25], 'FaceColor',[1 1 1]);
rectangle('Position',[143.75 -168.75 6.25 6.25], 'FaceColor',[1 1 1]);
rectangle('Position',[137.5 -175 6.25 6.25], 'FaceColor',[0 0 0]);
rectangle('Position',[143.75 -175 6.25 6.25], 'FaceColor',[1 1 1]);
rectangle('Position',[100 -181.25 6.25 6.25], 'FaceColor',[1 1 1]);
rectangle('Position',[106.25 -181.25 6.25 6.25], 'FaceColor',[0 0 0]);
rectangle('Position',[100 -187.5 6.25 6.25], 'FaceColor',[1 1 1]);
rectangle('Position',[106.25 -187.5 6.25 6.25], 'FaceColor',[0 0 0]);
rectangle('Position',[100 -193.75 6.25 6.25], 'FaceColor',[1 1 1]);
rectangle('Position',[106.25 -193.75 6.25 6.25], 'FaceColor',[0 0 0]);
rectangle('Position',[100 -200 6.25 6.25], 'FaceColor',[0 0 0]);
rectangle('Position',[106.25 -200 6.25 6.25], 'FaceColor',[0 0 0]);
rectangle('Position',[125 -181.25 6.25 6.25], 'FaceColor',[0 0 0]);
rectangle('Position',[131.25 -181.25 6.25 6.25], 'FaceColor',[0 0 0]);
rectangle('Position',[125 -187.5 6.25 6.25], 'FaceColor',[1 1 1]);
rectangle('Position',[131.25 -187.5 6.25 6.25], 'FaceColor',[1 1 1]);
rectangle('Position',[137.5 -181.25 6.25 6.25], 'FaceColor',[0 0 0]);
rectangle('Position',[143.75 -181.25 6.25 6.25], 'FaceColor',[1 1 1]);
rectangle('Position',[137.5 -187.5 6.25 6.25], 'FaceColor',[1 1 1]);
rectangle('Position',[143.75 -187.5 6.25 6.25], 'FaceColor',[1 1 1]);
rectangle('Position',[125 -193.75 6.25 6.25], 'FaceColor',[1 1 1]);
rectangle('Position',[131.25 -193.75 6.25 6.25], 'FaceColor',[1 1 1]);
rectangle('Position',[125 -200 6.25 6.25], 'FaceColor',[0 0 0]);
rectangle('Position',[131.25 -200 6.25 6.25], 'FaceColor',[0 0 0]);
rectangle('Position',[137.5 -193.75 6.25 6.25], 'FaceColor',[1 1 1]);
rectangle('Position',[143.75 -193.75 6.25 6.25], 'FaceColor',[1 1 1]);
rectangle('Position',[137.5 -200 6.25 6.25], 'FaceColor',[0 0 0]);
rectangle('Position',[143.75 -200 6.25 6.25], 'FaceColor',[0 0 0]);
rectangle('Position',[150 -156.25 6.25 6.25], 'FaceColor',[0 0 0]);
rectangle('Position',[156.25 -156.25 6.25 6.25], 'FaceColor',[0 0 0]);
rectangle('Position',[150 -162.5 6.25 6.25], 'FaceColor',[1 1 1]);
rectangle('Position',[156.25 -162.5 6.25 6.25], 'FaceColor',[1 1 1]);
rectangle('Position',[175 -156.25 6.25 6.25], 'FaceColor',[0 0 0]);
rectangle('Position',[181.25 -156.25 6.25 6.25], 'FaceColor',[0 0 0]);
rectangle('Position',[175 -162.5 6.25 6.25], 'FaceColor',[1 1 1]);
rectangle('Position',[181.25 -162.5 6.25 6.25], 'FaceColor',[1 1 1]);
rectangle('Position',[187.5 -156.25 6.25 6.25], 'FaceColor',[0 0 0]);
rectangle('Position',[193.75 -156.25 6.25 6.25], 'FaceColor',[0 0 0]);
rectangle('Position',[187.5 -162.5 6.25 6.25], 'FaceColor',[1 1 1]);
rectangle('Position',[193.75 -162.5 6.25 6.25], 'FaceColor',[0 0 0]);
rectangle('Position',[187.5 -168.75 6.25 6.25], 'FaceColor',[1 1 1]);
rectangle('Position',[193.75 -168.75 6.25 6.25], 'FaceColor',[0 0 0]);
rectangle('Position',[187.5 -175 6.25 6.25], 'FaceColor',[1 1 1]);
rectangle('Position',[193.75 -175 6.25 6.25], 'FaceColor',[0 0 0]);
rectangle('Position',[162.5 -181.25 6.25 6.25], 'FaceColor',[0 0 0]);
rectangle('Position',[168.75 -181.25 6.25 6.25], 'FaceColor',[0 0 0]);
rectangle('Position',[162.5 -187.5 6.25 6.25], 'FaceColor',[1 1 1]);
rectangle('Position',[168.75 -187.5 6.25 6.25], 'FaceColor',[1 1 1]);
rectangle('Position',[150 -193.75 6.25 6.25], 'FaceColor',[1 1 1]);
rectangle('Position',[156.25 -193.75 6.25 6.25], 'FaceColor',[1 1 1]);
rectangle('Position',[150 -200 6.25 6.25], 'FaceColor',[0 0 0]);
rectangle('Position',[156.25 -200 6.25 6.25], 'FaceColor',[0 0 0]);
rectangle('Position',[162.5 -193.75 6.25 6.25], 'FaceColor',[1 1 1]);
rectangle('Position',[168.75 -193.75 6.25 6.25], 'FaceColor',[1 1 1]);
rectangle('Position',[162.5 -200 6.25 6.25], 'FaceColor',[0 0 0]);
rectangle('Position',[168.75 -200 6.25 6.25], 'FaceColor',[0 0 0]);
rectangle('Position',[187.5 -181.25 6.25 6.25], 'FaceColor',[1 1 1]);
rectangle('Position',[193.75 -181.25 6.25 6.25], 'FaceColor',[0 0 0]);
rectangle('Position',[187.5 -187.5 6.25 6.25], 'FaceColor',[1 1 1]);
rectangle('Position',[193.75 -187.5 6.25 6.25], 'FaceColor',[0 0 0]);
rectangle('Position',[175 -193.75 6.25 6.25], 'FaceColor',[1 1 1]);
rectangle('Position',[181.25 -193.75 6.25 6.25], 'FaceColor',[1 1 1]);
rectangle('Position',[175 -200 6.25 6.25], 'FaceColor',[0 0 0]);
rectangle('Position',[181.25 -200 6.25 6.25], 'FaceColor',[0 0 0]);
rectangle('Position',[187.5 -193.75 6.25 6.25], 'FaceColor',[1 1 1]);
rectangle('Position',[193.75 -193.75 6.25 6.25], 'FaceColor',[0 0 0]);
rectangle('Position',[187.5 -200 6.25 6.25], 'FaceColor',[0 0 0]);
rectangle('Position',[193.75 -200 6.25 6.25], 'FaceColor',[0 0 0]);
X=[186,181.25,181.25,171.875,165.625,159.375,153.125,153.125,159.375,165.625,171.875,171.875,171.875,165.625,156.25,143.75,131.25,121.875,115.625,109.375,103.125,93.75,81.25,68.75,59.375,59.375,56.25,43.75,31.25,31.25,34.375,34.375,31.25,18.75,13];
Y=[-13,-18.75,-31.25,-40.625,-40.625,-40.625,-46.875,-53.125,-59.375,-59.375,-65.625,-71.875,-78.125,-84.375,-93.75,-106.25,-118.75,-128.125,-134.375,-134.375,-134.375,-131.25,-118.75,-106.25,-96.875,-90.625,-81.25,-68.75,-56.25,-43.75,-34.375,-28.125,-18.75,-18.75,-13];
hold on;
plot(X,Y,'r');
legend('358.412','Location','southoutside');
